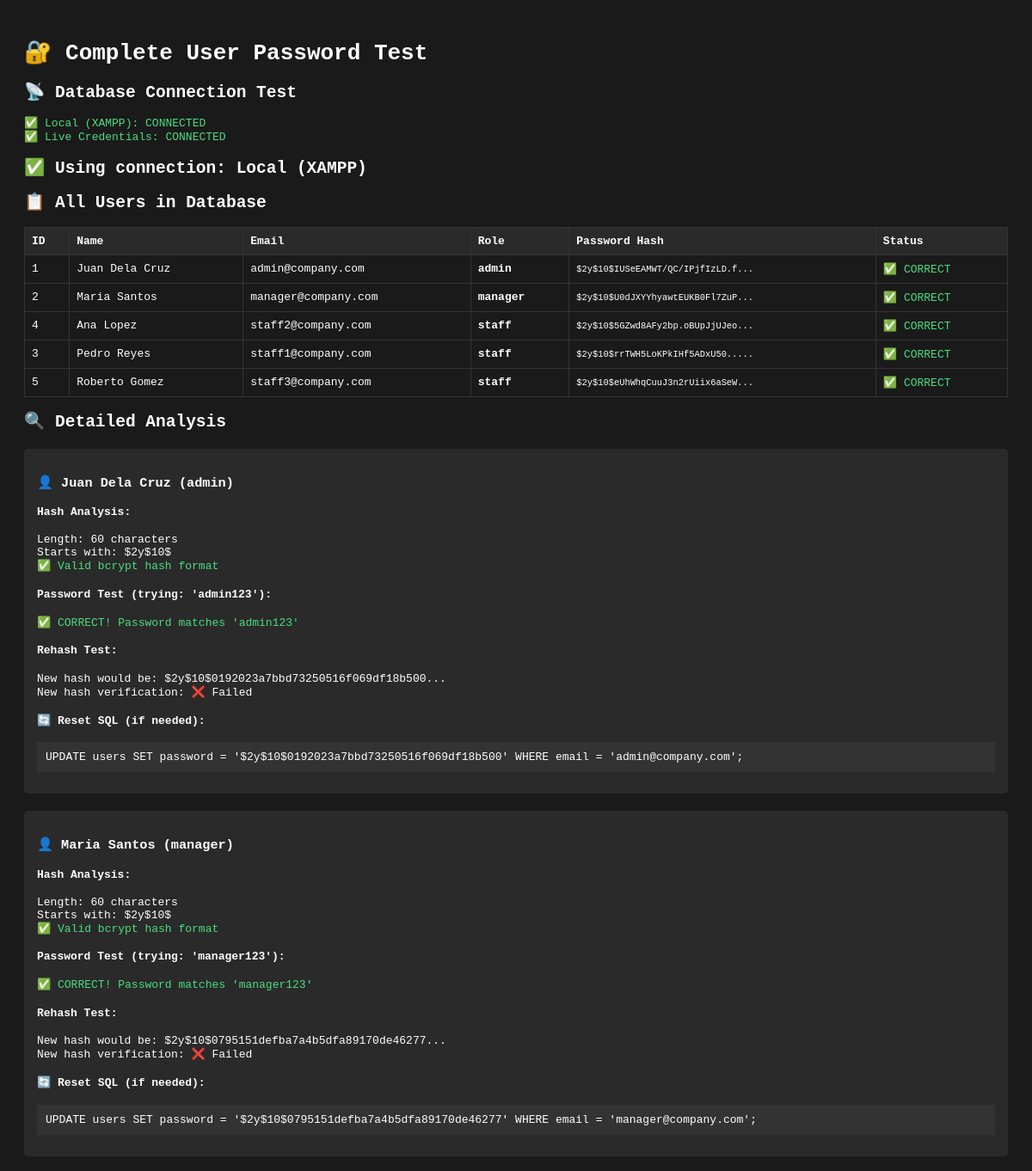
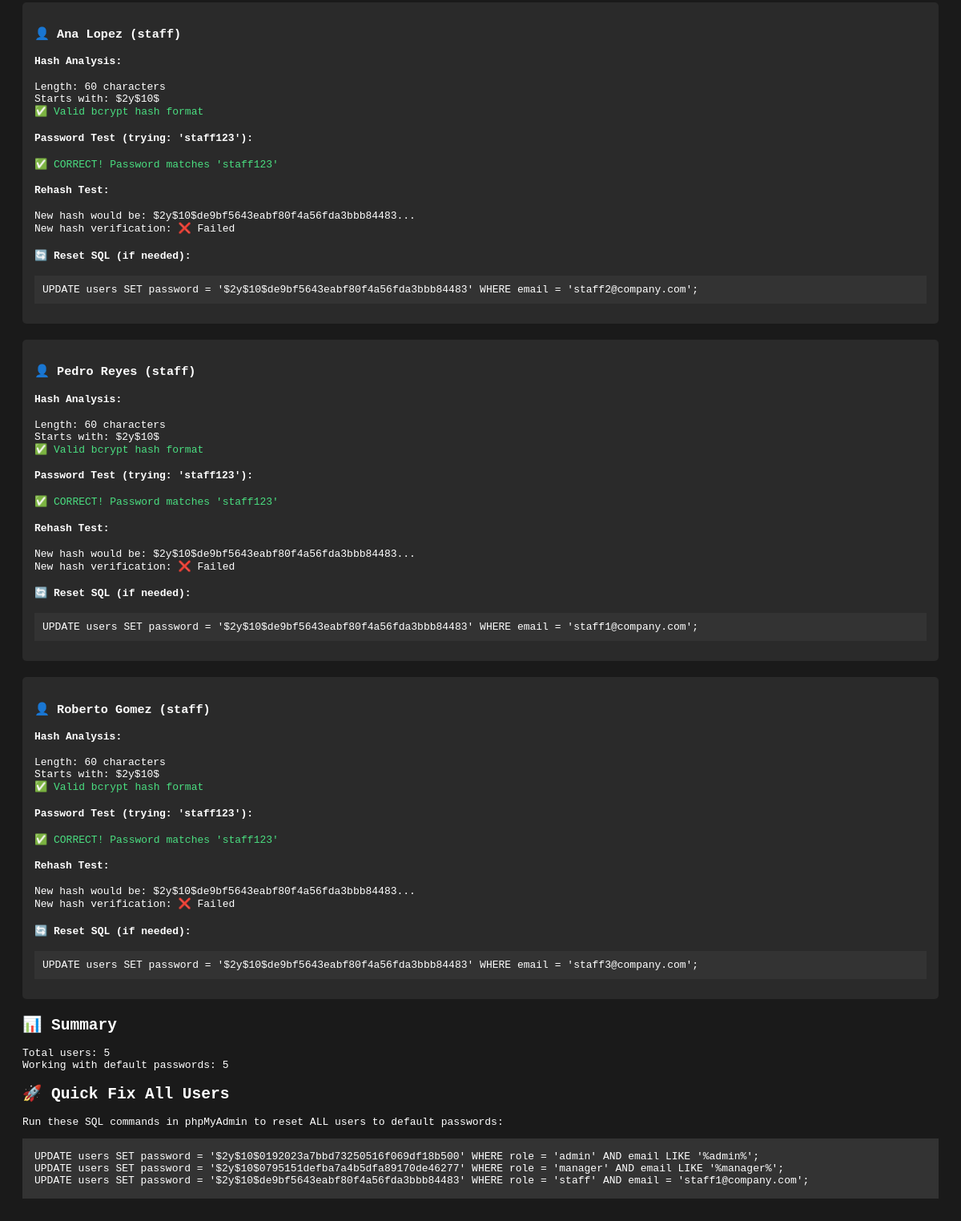
Screenshot of /test_password_local.php with the database file from the repository (2 pictures, top to bottom).
### tables this page shows
CREATE TABLE users (
    user_id INT AUTO_INCREMENT PRIMARY KEY,
    full_name VARCHAR(100) NOT NULL,
    email VARCHAR(100) NOT NULL UNIQUE,
    password VARCHAR(255) NOT NULL,
    role ENUM('admin','manager','staff') NOT NULL,
    assigned_pond VARCHAR(10) DEFAULT NULL,
    created_at DATETIME DEFAULT CURRENT_TIMESTAMP,
    pond_id INT DEFAULT NULL,
    last_login DATETIME DEFAULT NULL
);

### test_password_local.php (the view, shortened to what this page needs)
<?php
echo "<!DOCTYPE html>
<html>
<head>
    <title>🔐 Complete User Password Test</title>
    <style>
        body { font-family: monospace; background: #1a1a1a; color: #fff; padding: 20px; }
        .success { color: #4ade80; }
        .error { color: #ef4444; }
        .warning { color: #f59e0b; }
        .info { color: #3b82f6; }
        table { border-collapse: collapse; width: 100%; margin: 10px 0; }
        th, td { border: 1px solid #333; padding: 8px; text-align: left; }
        th { background: #2a2a2a; }
        .hash { font-size: 0.8em; word-break: break-all; }
    </style>
</head>
<body>";
echo "<h1>🔐 Complete User Password Test</h1>";
echo "<h2>📡 Database Connection Test</h2>";
$connection_attempts = [
    'Local (XAMPP)' => ['host' => 'localhost', 'user' => 'root', 'pass' => ''],
    'Live Credentials' => ['host' => 'localhost', 'user' => 'u442411629_dev_fishpond', 'pass' => '7Dv9L:2-n1=C']
];
$successful_connections = [];
foreach ($connection_attempts as $name => $creds) {
    try {
        $pdo = new PDO(
            "mysql:host={$creds['host']};dbname=u442411629_fishpond;charset=utf8mb4",
            $creds['user'],
            $creds['pass'],
            [PDO::ATTR_ERRMODE => PDO::ERRMODE_EXCEPTION]
        );
        echo "<div class='success'>✅ $name: CONNECTED</div>";
        $successful_connections[] = ['name' => $name, 'pdo' => $pdo, 'creds' => $creds];
    } catch(Exception $e) {
        echo "<div class='error'>❌ $name: " . $e->getMessage() . "</div>";
    }
}
$conn = $successful_connections[0];
echo "<h2>✅ Using connection: " . $conn['name'] . "</h2>";
$stmt = $conn['pdo']->query("SELECT user_id, full_name, email, role, password FROM users ORDER BY role, full_name");
$users = $stmt->fetchAll();
echo "<h2>📋 All Users in Database</h2>";
echo "<table>";
echo "<tr><th>ID</th><th>Name</th><th>Email</th><th>Role</th><th>Password Hash</th><th>Status</th></tr>";
foreach ($users as $user) {
    echo "<tr>";
    echo "<td>" . $user['user_id'] . "</td>";
    echo "<td>" . $user['full_name'] . "</td>";
    echo "<td>" . $user['email'] . "</td>";
    echo "<td><strong>" . $user['role'] . "</strong></td>";
    echo "<td class='hash'>" . substr($user['password'], 0, 30) . "...</td>";
    $expected_pass = null;
    if (strpos($user['email'], 'admin') !== false || $user['role'] == 'admin') {
        $expected_pass = 'admin123';
    } elseif (strpos($user['email'], 'manager') !== false || $user['role'] == 'manager') {
        $expected_pass = 'manager123';
    } elseif (strpos($user['email'], 'staff') !== false || $user['role'] == 'staff') {
        $expected_pass = 'staff123';
    }
    if ($expected_pass) {
        $verify_result = password_verify($expected_pass, $user['password']);
        if ($verify_result) {
            echo "<td class='success'>✅ CORRECT</td>";
        } else {
            echo "<td class='error'>❌ INVALID (tried: $expected_pass)</td>";
        }
    } else {
        echo "<td class='warning'>⚠️ No test password</td>";
    }
    echo "</tr>";
}
echo "</table>";
echo "<h2>🔍 Detailed Analysis</h2>";
foreach ($users as $user) {
    echo "<div style='margin: 20px 0; padding: 15px; background: #2a2a2a; border-radius: 5px;'>";
    echo "<h3>👤 " . $user['full_name'] . " (" . $user['role'] . ")</h3>";
    $hash = $user['password'];
    echo "<h4>Hash Analysis:</h4>";
    echo "Length: " . strlen($hash) . " characters<br>";
    echo "Starts with: " . substr($hash, 0, 7) . "<br>";
    if (strlen($hash) == 60 && (substr($hash, 0, 4) == '$2y$' || substr($hash, 0, 4) == '$2a$')) {
        echo "<span class='success'>✅ Valid bcrypt hash format</span><br>";
    } else {
        echo "<span class='error'>❌ Invalid hash format!</span><br>";
    }
    $test_pass = '';
    if ($user['role'] == 'admin') $test_pass = 'admin123';
    if ($user['role'] == 'manager') $test_pass = 'manager123';
    if ($user['role'] == 'staff') $test_pass = 'staff123';
    if ($test_pass) {
        echo "<h4>Password Test (trying: '$test_pass'):</h4>";
        if (password_verify($test_pass, $hash)) {
            echo "<span class='success'>✅ CORRECT! Password matches '$test_pass'</span><br>";
        }
    }
    if ($test_pass) {
        $new_hash = password_hash($test_pass, PASSWORD_DEFAULT);
        echo "<h4>Rehash Test:</h4>";
        echo "New hash would be: " . substr($new_hash, 0, 40) . "...<br>";
        echo "New hash verification: " . (password_verify($test_pass, $new_hash) ? '✅ Works' : '❌ Failed') . "<br>";
    }
    echo "<h4>🔄 Reset SQL (if needed):</h4>";
    $new_reset_hash = password_hash($test_pass, PASSWORD_DEFAULT);
    echo "<code style='background: #333; padding: 10px; display: block; margin: 10px 0;'>";
    echo "UPDATE users SET password = '$new_reset_hash' WHERE email = '" . $user['email'] . "';";
    echo "</code>";
    echo "</div>";
}
echo "<h2>📊 Summary</h2>";
$working_users = 0;
foreach ($users as $user) {
    $test_pass = '';
    if ($user['role'] == 'admin') $test_pass = 'admin123';
    if ($user['role'] == 'manager') $test_pass = 'manager123';
    if ($user['role'] == 'staff') $test_pass = 'staff123';
    if ($test_pass && password_verify($test_pass, $user['password'])) {
        $working_users++;
    }
}
echo "<p>Total users: " . count($users) . "<br>";
echo "Working with default passwords: $working_users<br>";
echo "<h2>🚀 Quick Fix All Users</h2>";
echo "<p>Run these SQL commands in phpMyAdmin to reset ALL users to default passwords:</p>";
echo "<pre style='background: #333; padding: 15px;'>";
$admin_hash = password_hash('admin123', PASSWORD_DEFAULT);
echo "UPDATE users SET password = '$admin_hash' WHERE role = 'admin' AND email LIKE '%admin%';\n";
$manager_hash = password_hash('manager123', PASSWORD_DEFAULT);
echo "UPDATE users SET password = '$manager_hash' WHERE role = 'manager' AND email LIKE '%manager%';\n";
$staff_hash = password_hash('staff123', PASSWORD_DEFAULT);
echo "UPDATE users SET password = '$staff_hash' WHERE role = 'staff' AND email = 'staff1@company.com';\n";
echo "</pre>";
echo "</body></html>";
?>

### test_password_local.php (style rules this page uses)
body { font-family: monospace; background: #1a1a1a; color: #fff; padding: 20px; }
.success { color: #4ade80; }
table { border-collapse: collapse; width: 100%; margin: 10px 0; }
th, td { border: 1px solid #333; padding: 8px; text-align: left; }
th { background: #2a2a2a; }
.hash { font-size: 0.8em; word-break: break-all; }

### rows the page displays
users: user_id "1", full_name "Juan Dela Cruz", email "admin@company.com", role "admin", password "$2y$10$IUSeEAMWT/QC/IPjfIzLD.f", shows "✅ CORRECT", password "60", password "$2y$10$", shows "✅ Valid bcrypt hash format", role "admin123", role "$2y$10$0192023a7bbd73250516f069df18b500", shows "❌ Failed"
users: user_id "2", full_name "Maria Santos", email "manager@company.com", role "manager", password "$2y$10$U0dJXYYhyawtEUKB0Fl7ZuP", shows "✅ CORRECT", password "60", password "$2y$10$", shows "✅ Valid bcrypt hash format", role "manager123", role "$2y$10$0795151defba7a4b5dfa89170de46277", shows "❌ Failed"
users: user_id "4", full_name "Ana Lopez", email "staff2@company.com", role "staff", password "$2y$10$5GZwd8AFy2bp.oBUpJjUJeo", shows "✅ CORRECT", password "60", password "$2y$10$", shows "✅ Valid bcrypt hash format", role "staff123", role "$2y$10$de9bf5643eabf80f4a56fda3bbb84483", shows "❌ Failed"
users: user_id "3", full_name "Pedro Reyes", email "staff1@company.com", role "staff", password "$2y$10$rrTWH5LoKPkIHf5ADxU50..", shows "✅ CORRECT", password "60", password "$2y$10$", shows "✅ Valid bcrypt hash format", role "staff123", role "$2y$10$de9bf5643eabf80f4a56fda3bbb84483", shows "❌ Failed"
users: user_id "5", full_name "Roberto Gomez", email "staff3@company.com", role "staff", password "$2y$10$eUhWhqCuuJ3n2rUiix6aSeW", shows "✅ CORRECT", password "60", password "$2y$10$", shows "✅ Valid bcrypt hash format", role "staff123", role "$2y$10$de9bf5643eabf80f4a56fda3bbb84483", shows "❌ Failed"

### other values shown
$name "Local (XAMPP)"
$name "Live Credentials"
$conn['name'] "Local (XAMPP)"
count($users) "5"
$working_users "5"
$admin_hash "$2y$10$0192023a7bbd73250516f069df18b500"
$manager_hash "$2y$10$0795151defba7a4b5dfa89170de46277"
$staff_hash "$2y$10$de9bf5643eabf80f4a56fda3bbb84483"
